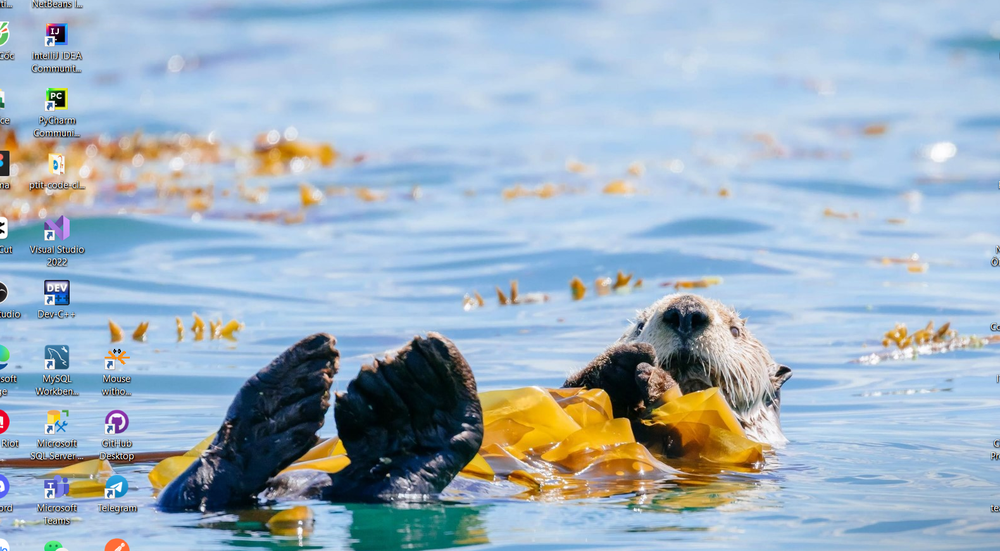
#> input picture Features Detection/img1.png, 1000 x 551 px, shrunk from 1580 x 870 before the run, given in place of CVFALL2023B20DCPT053002.jpg, which was not available
$ python CVFALL2023B20DCPT053LAB0106.py
#> lines starting #> are read from the running program, lines starting #| are printed output that depends on the picture; pictures that were not available may be replaced by others from this repository, and a replacement may not be noted
import numpy as np
import cv2 as cv
from matplotlib import pyplot as plt

# 2D Convolution ( Image Filtering )
url_img = "CVFALL2023B20DCPT053/CVFALL2023B20DCPT053002.jpg"
# [42 lines left out: functions test2DFilter, testBlurring, not called in this run]

import cv2
import numpy as np
import matplotlib.pyplot as plt
url_img = "CVFALL2023B20DCPT053/CVFALL2023B20DCPT053002.jpg"

def CreateNoise():
    # Đọc ảnh gốc
    image = cv2.imread(url_img)
#> image is the input picture: shape (551, 1000, 3); mean B, G, R 193.3, 177.9, 158.9

    # Tạo nhiễu Gaussian
    mean = 0
    stddev = 25
    gaussian_noise = np.random.normal(mean, stddev, image.shape).astype(np.uint8)
    noisy_image_gaussian = cv2.add(image, gaussian_noise)
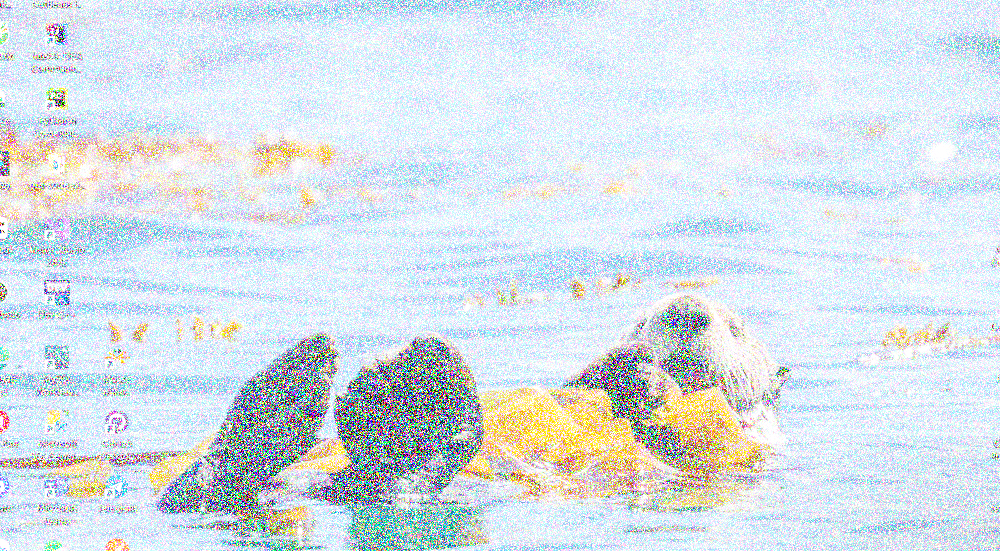
#> noisy_image_gaussian: shape (551, 1000, 3); mean B, G, R 231.2, 224.6, 214.4

    # Tạo nhiễu muối và tiêu
    salt_prob = 0.01
    pepper_prob = 0.01

    salt = (np.random.random(image.shape[:2]) < salt_prob) * 255
    pepper = (np.random.random(image.shape[:2]) < pepper_prob) * 255

    noisy_image_salt_pepper = image.copy()
    noisy_image_salt_pepper[salt == 255] = 255
    noisy_image_salt_pepper[pepper == 255] = 0
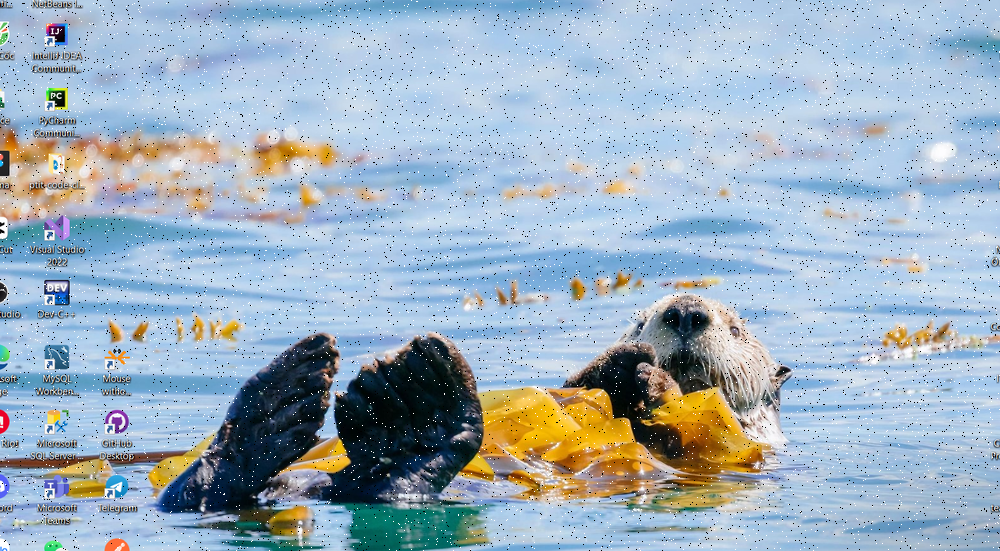
#> noisy_image_salt_pepper: shape (551, 1000, 3); mean B, G, R 192, 176.9, 158.3

    kernel_size = 3
    filtered_gaussian = cv2.GaussianBlur(noisy_image_gaussian, (kernel_size, kernel_size), 0)
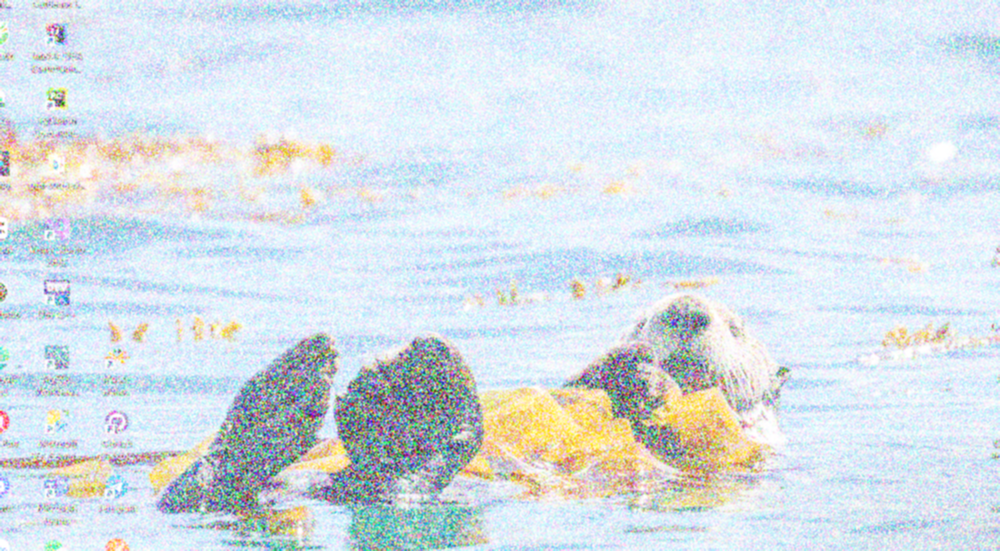
#> filtered_gaussian: shape (551, 1000, 3); mean B, G, R 231.2, 224.6, 214.4
    filtered_median = cv2.medianBlur(noisy_image_salt_pepper, kernel_size)
    plt.figure(figsize=(12, 6))

    plt.subplot(2, 3, 1)
    plt.imshow(cv2.cvtColor(image, cv2.COLOR_BGR2RGB))
    plt.title('Ảnh gốc')
    plt.axis('off')

    plt.subplot(2, 3, 2)
    plt.imshow(cv2.cvtColor(noisy_image_gaussian, cv2.COLOR_BGR2RGB))
    plt.title('Nhiễu Gaussian')
    plt.axis('off')

    plt.subplot(2, 3, 3)
    plt.imshow(cv2.cvtColor(filtered_gaussian, cv2.COLOR_BGR2RGB))
    plt.title('Lọc Gaussian')
    plt.axis('off')

    plt.subplot(2, 3, 4)
    plt.imshow(cv2.cvtColor(noisy_image_salt_pepper, cv2.COLOR_BGR2RGB))
    plt.title('Nhiễu Muối và Tiêu')
    plt.axis('off')

    plt.subplot(2, 3, 5)
    plt.imshow(cv2.cvtColor(filtered_median, cv2.COLOR_BGR2RGB))
    plt.title('Lọc Median')
    plt.axis('off')

    plt.show()
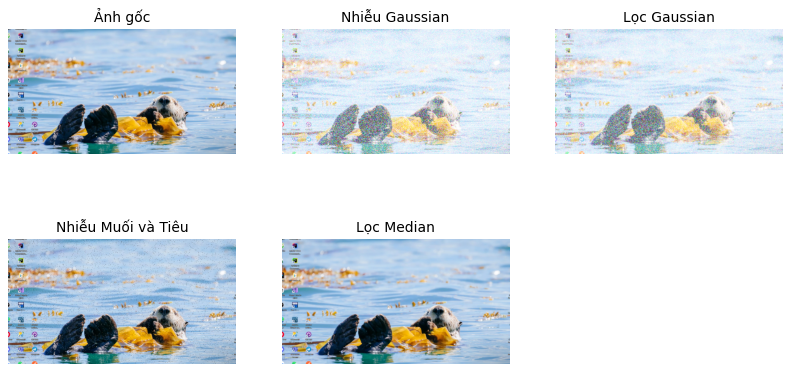
#> figure drawn by matplotlib, 5 panels

CreateNoise()

$ run again, on Features Detection/img2.png
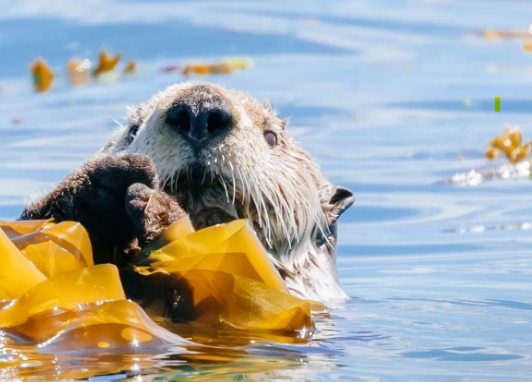
#> input picture Features Detection/img2.png, 532 x 382 px, given in place of CVFALL2023B20DCPT053002.jpg, which was not available
#> in CreateNoise, image is the input picture: shape (382, 532, 3); mean B, G, R 168.1, 170.7, 166.1
#> in CreateNoise, `noisy_image_gaussian = cv2.add(image, gaussian_noise)`:
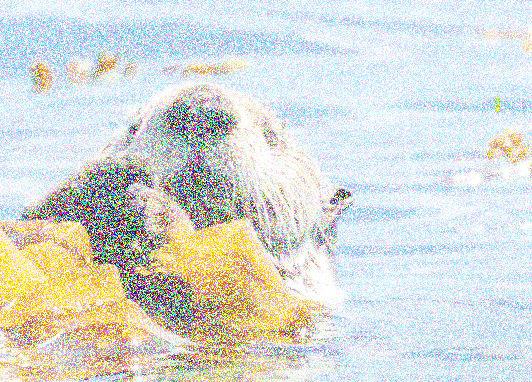
#> noisy_image_gaussian: shape (382, 532, 3); mean B, G, R 217.7, 220.8, 218.2
#> in CreateNoise, `filtered_gaussian = cv2.GaussianBlur(noisy_image_gaussian, (kernel_siz..`:
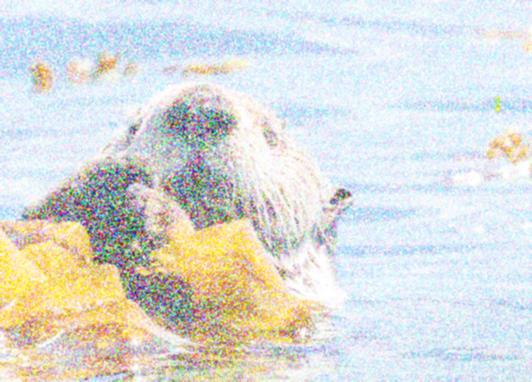
#> filtered_gaussian: shape (382, 532, 3); mean B, G, R 217.7, 220.8, 218.3
